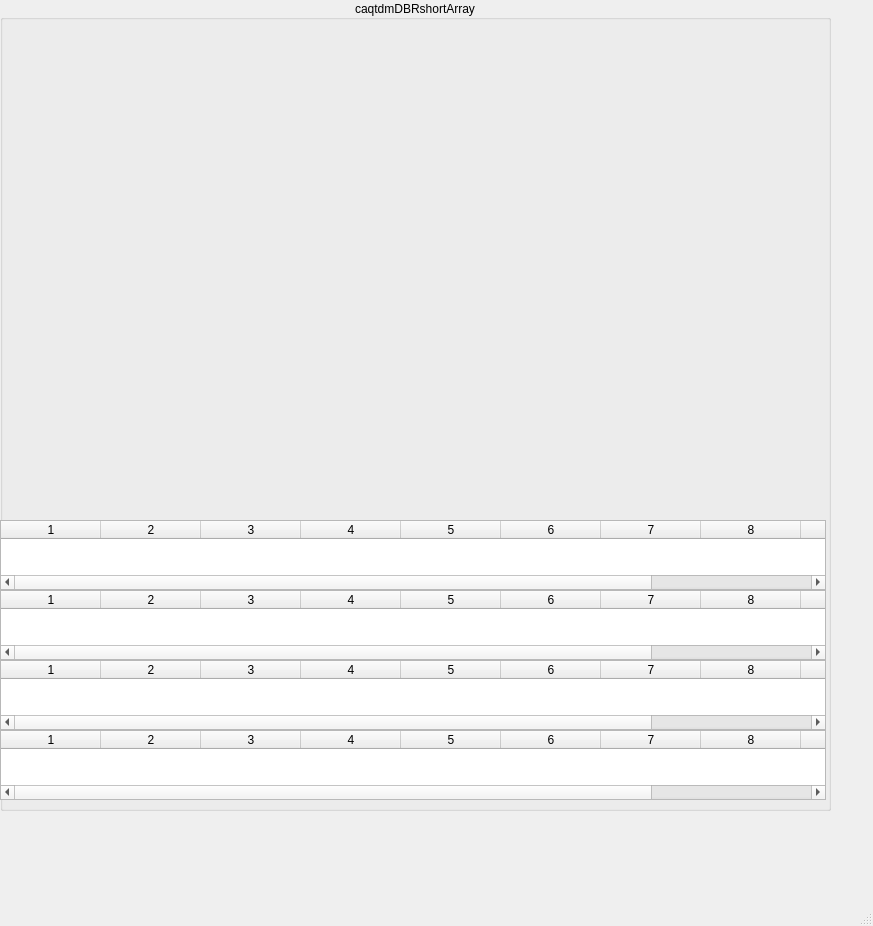
<?xml version="1.0" encoding="UTF-8"?>
<ui version="4.0">
 <class>MainWindow</class>
 <widget class="QMainWindow" name="MainWindow">
  <property name="geometry">
   <rect>
    <x>0</x>
    <y>0</y>
    <width>873</width>
    <height>926</height>
   </rect>
  </property>
  <property name="windowTitle">
   <string>MainWindow</string>
  </property>
  <widget class="QWidget" name="centralwidget">
   <widget class="QGroupBox" name="groupBox_6">
    <property name="geometry">
     <rect>
      <x>0</x>
      <y>0</y>
      <width>831</width>
      <height>811</height>
     </rect>
    </property>
    <property name="autoFillBackground">
     <bool>true</bool>
    </property>
    <property name="title">
     <string>caqtdmDBRshortArray</string>
    </property>
    <property name="alignment">
     <set>Qt::AlignCenter</set>
    </property>
    <widget class="caCartesianPlot" name="caCartesianPlot_1">
     <property name="geometry">
      <rect>
       <x>0</x>
       <y>20</y>
       <width>359</width>
       <height>228</height>
      </rect>
     </property>
     <property name="sizePolicy">
      <sizepolicy hsizetype="Expanding" vsizetype="Expanding">
       <horstretch>0</horstretch>
       <verstretch>0</verstretch>
      </sizepolicy>
     </property>
     <property name="Title" stdset="0">
      <string notr="true">epics3</string>
     </property>
     <property name="TitleX">
      <string notr="true">index</string>
     </property>
     <property name="TitleY">
      <string notr="true">volts</string>
     </property>
     <property name="channels_1" stdset="0">
      <string notr="true">;epics3://caqtdmDBRshortArray</string>
     </property>
     <property name="Style_1">
      <enum>caCartesianPlot::FillUnder</enum>
     </property>
     <property name="symbol_1">
      <enum>caCartesianPlot::NoSymbol</enum>
     </property>
     <property name="color_1">
      <color>
       <red>170</red>
       <green>255</green>
       <blue>255</blue>
      </color>
     </property>
     <property name="channels_2" stdset="0">
      <string notr="true"/>
     </property>
     <property name="channels_3" stdset="0">
      <string notr="true"/>
     </property>
     <property name="plotMode">
      <enum>caCartesianPlot::PlotLastNPoints</enum>
     </property>
     <property name="foreground">
      <color>
       <red>218</red>
       <green>218</green>
       <blue>218</blue>
      </color>
     </property>
     <property name="background">
      <color>
       <red>255</red>
       <green>255</green>
       <blue>255</blue>
      </color>
     </property>
     <property name="scaleColor">
      <color>
       <red>0</red>
       <green>0</green>
       <blue>0</blue>
      </color>
     </property>
     <property name="XaxisScaling" stdset="0">
      <enum>caCartesianPlot::Auto</enum>
     </property>
     <property name="YaxisScaling" stdset="0">
      <enum>caCartesianPlot::Auto</enum>
     </property>
     <property name="XaxisLimits">
      <string notr="true">0;1</string>
     </property>
     <property name="YaxisLimits">
      <string>0.01;10</string>
     </property>
     <property name="XaxisEnabled">
      <bool>false</bool>
     </property>
     <property name="XaxisType">
      <enum>caCartesianPlot::linear</enum>
     </property>
     <property name="YAxisType" stdset="0">
      <enum>caCartesianPlot::linear</enum>
     </property>
    </widget>
    <widget class="caCartesianPlot" name="caCartesianPlot_2">
     <property name="geometry">
      <rect>
       <x>0</x>
       <y>250</y>
       <width>359</width>
       <height>228</height>
      </rect>
     </property>
     <property name="sizePolicy">
      <sizepolicy hsizetype="Expanding" vsizetype="Expanding">
       <horstretch>0</horstretch>
       <verstretch>0</verstretch>
      </sizepolicy>
     </property>
     <property name="Title" stdset="0">
      <string notr="true">default</string>
     </property>
     <property name="TitleX">
      <string notr="true">index</string>
     </property>
     <property name="TitleY">
      <string notr="true">volts</string>
     </property>
     <property name="channels_1" stdset="0">
      <string notr="true">;caqtdmDBRshortArray</string>
     </property>
     <property name="Style_1">
      <enum>caCartesianPlot::FillUnder</enum>
     </property>
     <property name="symbol_1">
      <enum>caCartesianPlot::NoSymbol</enum>
     </property>
     <property name="color_1">
      <color>
       <red>170</red>
       <green>255</green>
       <blue>255</blue>
      </color>
     </property>
     <property name="channels_2" stdset="0">
      <string notr="true"/>
     </property>
     <property name="channels_3" stdset="0">
      <string notr="true"/>
     </property>
     <property name="plotMode">
      <enum>caCartesianPlot::PlotLastNPoints</enum>
     </property>
     <property name="foreground">
      <color>
       <red>218</red>
       <green>218</green>
       <blue>218</blue>
      </color>
     </property>
     <property name="background">
      <color>
       <red>255</red>
       <green>255</green>
       <blue>255</blue>
      </color>
     </property>
     <property name="scaleColor">
      <color>
       <red>0</red>
       <green>0</green>
       <blue>0</blue>
      </color>
     </property>
     <property name="XaxisScaling" stdset="0">
      <enum>caCartesianPlot::Auto</enum>
     </property>
     <property name="YaxisScaling" stdset="0">
      <enum>caCartesianPlot::Auto</enum>
     </property>
     <property name="XaxisLimits">
      <string notr="true">0;1</string>
     </property>
     <property name="YaxisLimits">
      <string>0.01;10</string>
     </property>
     <property name="XaxisEnabled">
      <bool>false</bool>
     </property>
     <property name="XaxisType">
      <enum>caCartesianPlot::linear</enum>
     </property>
     <property name="YAxisType" stdset="0">
      <enum>caCartesianPlot::linear</enum>
     </property>
    </widget>
    <widget class="caCartesianPlot" name="caCartesianPlot_3">
     <property name="geometry">
      <rect>
       <x>380</x>
       <y>20</y>
       <width>359</width>
       <height>228</height>
      </rect>
     </property>
     <property name="sizePolicy">
      <sizepolicy hsizetype="Expanding" vsizetype="Expanding">
       <horstretch>0</horstretch>
       <verstretch>0</verstretch>
      </sizepolicy>
     </property>
     <property name="Title" stdset="0">
      <string notr="true">ca</string>
     </property>
     <property name="TitleX">
      <string notr="true">index</string>
     </property>
     <property name="TitleY">
      <string notr="true">volts</string>
     </property>
     <property name="channels_1" stdset="0">
      <string notr="true">;ca://caqtdmDBRshortArray</string>
     </property>
     <property name="Style_1">
      <enum>caCartesianPlot::FillUnder</enum>
     </property>
     <property name="symbol_1">
      <enum>caCartesianPlot::NoSymbol</enum>
     </property>
     <property name="color_1">
      <color>
       <red>170</red>
       <green>255</green>
       <blue>255</blue>
      </color>
     </property>
     <property name="channels_2" stdset="0">
      <string notr="true"/>
     </property>
     <property name="channels_3" stdset="0">
      <string notr="true"/>
     </property>
     <property name="plotMode">
      <enum>caCartesianPlot::PlotLastNPoints</enum>
     </property>
     <property name="foreground">
      <color>
       <red>218</red>
       <green>218</green>
       <blue>218</blue>
      </color>
     </property>
     <property name="background">
      <color>
       <red>255</red>
       <green>255</green>
       <blue>255</blue>
      </color>
     </property>
     <property name="scaleColor">
      <color>
       <red>0</red>
       <green>0</green>
       <blue>0</blue>
      </color>
     </property>
     <property name="XaxisScaling" stdset="0">
      <enum>caCartesianPlot::Auto</enum>
     </property>
     <property name="YaxisScaling" stdset="0">
      <enum>caCartesianPlot::Auto</enum>
     </property>
     <property name="XaxisLimits">
      <string notr="true">0;1</string>
     </property>
     <property name="YaxisLimits">
      <string>0.01;10</string>
     </property>
     <property name="XaxisEnabled">
      <bool>false</bool>
     </property>
     <property name="XaxisType">
      <enum>caCartesianPlot::linear</enum>
     </property>
     <property name="YAxisType" stdset="0">
      <enum>caCartesianPlot::linear</enum>
     </property>
    </widget>
    <widget class="caCartesianPlot" name="caCartesianPlot_4">
     <property name="geometry">
      <rect>
       <x>380</x>
       <y>260</y>
       <width>359</width>
       <height>228</height>
      </rect>
     </property>
     <property name="sizePolicy">
      <sizepolicy hsizetype="Expanding" vsizetype="Expanding">
       <horstretch>0</horstretch>
       <verstretch>0</verstretch>
      </sizepolicy>
     </property>
     <property name="Title" stdset="0">
      <string notr="true">pva</string>
     </property>
     <property name="TitleX">
      <string notr="true">index</string>
     </property>
     <property name="TitleY">
      <string notr="true">volts</string>
     </property>
     <property name="channels_1" stdset="0">
      <string notr="true">;pva://caqtdmDBRshortArray</string>
     </property>
     <property name="Style_1">
      <enum>caCartesianPlot::FillUnder</enum>
     </property>
     <property name="symbol_1">
      <enum>caCartesianPlot::NoSymbol</enum>
     </property>
     <property name="color_1">
      <color>
       <red>170</red>
       <green>255</green>
       <blue>255</blue>
      </color>
     </property>
     <property name="channels_2" stdset="0">
      <string notr="true"/>
     </property>
     <property name="channels_3" stdset="0">
      <string notr="true"/>
     </property>
     <property name="plotMode">
      <enum>caCartesianPlot::PlotLastNPoints</enum>
     </property>
     <property name="foreground">
      <color>
       <red>218</red>
       <green>218</green>
       <blue>218</blue>
      </color>
     </property>
     <property name="background">
      <color>
       <red>255</red>
       <green>255</green>
       <blue>255</blue>
      </color>
     </property>
     <property name="scaleColor">
      <color>
       <red>0</red>
       <green>0</green>
       <blue>0</blue>
      </color>
     </property>
     <property name="XaxisScaling" stdset="0">
      <enum>caCartesianPlot::Auto</enum>
     </property>
     <property name="YaxisScaling" stdset="0">
      <enum>caCartesianPlot::Auto</enum>
     </property>
     <property name="XaxisLimits">
      <string notr="true">0;1</string>
     </property>
     <property name="YaxisLimits">
      <string>0.01;10</string>
     </property>
     <property name="XaxisEnabled">
      <bool>false</bool>
     </property>
     <property name="XaxisType">
      <enum>caCartesianPlot::linear</enum>
     </property>
     <property name="YAxisType" stdset="0">
      <enum>caCartesianPlot::linear</enum>
     </property>
    </widget>
    <widget class="caWaveTable" name="cawavetable">
     <property name="geometry">
      <rect>
       <x>0</x>
       <y>520</y>
       <width>826</width>
       <height>70</height>
      </rect>
     </property>
     <property name="wordWrap">
      <bool>false</bool>
     </property>
     <property name="channel" stdset="0">
      <string notr="true">epics3://caqtdmDBRshortArray</string>
     </property>
     <property name="numberOfRows">
      <number>0</number>
     </property>
     <property name="numberOfColumns">
      <number>10</number>
     </property>
     <property name="alignment">
      <enum>caWaveTable::Right</enum>
     </property>
     <property name="colorMode">
      <enum>caWaveTable::Alarm</enum>
     </property>
     <property name="precision">
      <number>2</number>
     </property>
     <property name="precisionMode">
      <enum>caWaveTable::User</enum>
     </property>
     <property name="formatType">
      <enum>caWaveTable::decimal</enum>
     </property>
     <column/>
     <column/>
     <column/>
     <column/>
     <column/>
     <column/>
     <column/>
     <column/>
     <column/>
     <column/>
    </widget>
    <widget class="caWaveTable" name="cawavetable_2">
     <property name="geometry">
      <rect>
       <x>0</x>
       <y>590</y>
       <width>826</width>
       <height>70</height>
      </rect>
     </property>
     <property name="wordWrap">
      <bool>false</bool>
     </property>
     <property name="channel" stdset="0">
      <string notr="true">ca://caqtdmDBRshortArray</string>
     </property>
     <property name="numberOfRows">
      <number>0</number>
     </property>
     <property name="numberOfColumns">
      <number>10</number>
     </property>
     <property name="alignment">
      <enum>caWaveTable::Right</enum>
     </property>
     <property name="colorMode">
      <enum>caWaveTable::Alarm</enum>
     </property>
     <property name="precision">
      <number>2</number>
     </property>
     <property name="precisionMode">
      <enum>caWaveTable::User</enum>
     </property>
     <property name="formatType">
      <enum>caWaveTable::decimal</enum>
     </property>
     <column/>
     <column/>
     <column/>
     <column/>
     <column/>
     <column/>
     <column/>
     <column/>
     <column/>
     <column/>
    </widget>
    <widget class="caWaveTable" name="cawavetable_3">
     <property name="geometry">
      <rect>
       <x>0</x>
       <y>660</y>
       <width>826</width>
       <height>70</height>
      </rect>
     </property>
     <property name="wordWrap">
      <bool>false</bool>
     </property>
     <property name="channel" stdset="0">
      <string notr="true">caqtdmDBRshortArray</string>
     </property>
     <property name="numberOfRows">
      <number>0</number>
     </property>
     <property name="numberOfColumns">
      <number>10</number>
     </property>
     <property name="alignment">
      <enum>caWaveTable::Right</enum>
     </property>
     <property name="colorMode">
      <enum>caWaveTable::Alarm</enum>
     </property>
     <property name="precision">
      <number>2</number>
     </property>
     <property name="precisionMode">
      <enum>caWaveTable::User</enum>
     </property>
     <property name="formatType">
      <enum>caWaveTable::decimal</enum>
     </property>
     <column/>
     <column/>
     <column/>
     <column/>
     <column/>
     <column/>
     <column/>
     <column/>
     <column/>
     <column/>
    </widget>
    <widget class="caWaveTable" name="cawavetable_4">
     <property name="geometry">
      <rect>
       <x>0</x>
       <y>730</y>
       <width>826</width>
       <height>70</height>
      </rect>
     </property>
     <property name="wordWrap">
      <bool>false</bool>
     </property>
     <property name="channel" stdset="0">
      <string notr="true">pva://caqtdmDBRshortArray</string>
     </property>
     <property name="numberOfRows">
      <number>0</number>
     </property>
     <property name="numberOfColumns">
      <number>10</number>
     </property>
     <property name="alignment">
      <enum>caWaveTable::Right</enum>
     </property>
     <property name="colorMode">
      <enum>caWaveTable::Alarm</enum>
     </property>
     <property name="precision">
      <number>2</number>
     </property>
     <property name="precisionMode">
      <enum>caWaveTable::User</enum>
     </property>
     <property name="formatType">
      <enum>caWaveTable::decimal</enum>
     </property>
     <column/>
     <column/>
     <column/>
     <column/>
     <column/>
     <column/>
     <column/>
     <column/>
     <column/>
     <column/>
    </widget>
   </widget>
  </widget>
  <widget class="QMenuBar" name="menubar">
   <property name="geometry">
    <rect>
     <x>0</x>
     <y>0</y>
     <width>873</width>
     <height>19</height>
    </rect>
   </property>
  </widget>
  <widget class="QStatusBar" name="statusbar"/>
 </widget>
 <customwidgets>
  <customwidget>
   <class>caCartesianPlot</class>
   <extends>QFrame</extends>
   <header>caCartesianPlot</header>
  </customwidget>
  <customwidget>
   <class>caWaveTable</class>
   <extends>QTableWidget</extends>
   <header>caWaveTable</header>
  </customwidget>
 </customwidgets>
 <resources/>
 <connections/>
</ui>
